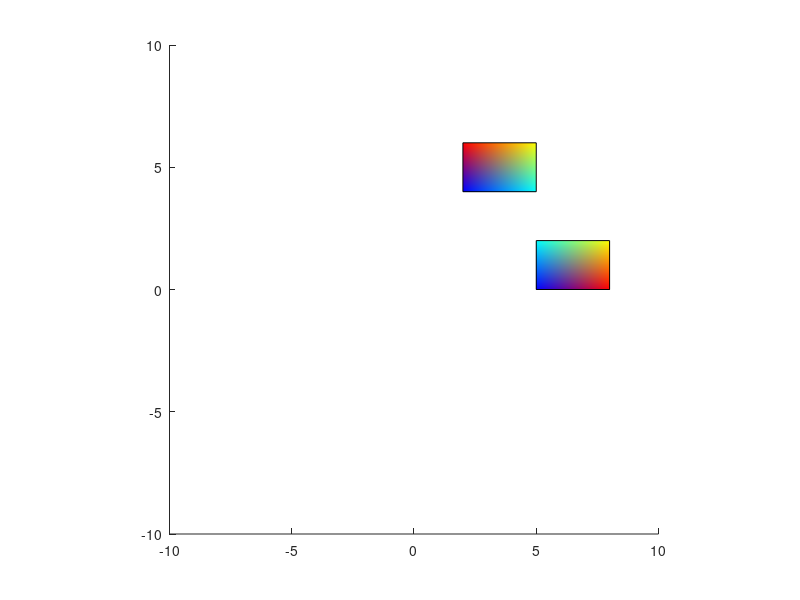

Write the MATLAB code that produced this figure. (Note: this script raises an error after producing the figure.)
% Example script for GJK function
%   Animates two objects on a collision course and terminates animation
%   when they hit each other. Loads vertex and face data from
%   SampleShapeData.m. See the comments of GJK.m for more information
%
%   Most of this script just sets up the animation and transformations of
%   the shapes. The only key line is:
%   collisionFlag = GJK(S1Obj,S2Obj,iterationsAllowed)
%
%   Matthew Sheen, 2016
clc;clear all;close all

%How many iterations to allow for collision detection.
iterationsAllowed = 6/2;

% Make a figure
fig = figure;
hold on

% Load sample vertex and face data for two convex polyhedra
% SampleShapeData;

% Make shape 1
clear S1
S1.Vertices = [2 4; 5 4; 5 6; 2 6];
S1.Faces = [1 2 3 4];
% % % S1.Vertices = [2 1 0; 6 1 0; 6 6 0; 2 6 0; 2 1 2; 6 1 2; 6 6 2; 2 6 2];
% % % S1.Faces = [1 2 3 4; 1 2 6 5; 2 3 7 6; 3 4 8 7; 4 1 5 8; 5 6 7 8];
S1.FaceVertexCData = jet(size(S1.Vertices,1));
S1.FaceColor = 'interp';
S1Obj = patch(S1);

%[xData,yData,zData] = getXYZData(S1.Faces',S1.Vertices);
% if xData~=S1Obj.XData || yData~=S1Obj.YData || zData~=S1Obj.ZData
%     error('get wrong')
% end

% Make shape 2
clear S2
S2.Vertices = [5 0; 5 2; 8 2; 8 0];
S2.Faces = [1 2 3 4];
% % % S2.Vertices = [5 0 0; 5 2 0; 8 2 0; 8 0 0; 5 0 2; 5 2 2; 8 2 2; 8 0 2];
% % % S2.Faces = [1 2 3 4; 1 2 6 5; 2 3 7 6; 3 4 8 7; 4 1 5 8; 5 6 7 8];
S2.FaceVertexCData = jet(size(S2.Vertices,1));
S2.FaceColor = 'interp';
S2Obj = patch(S2);

%[xData,yData,zData] = getXYZData(S2.Faces',S2.Vertices);
% if xData~=S2Obj.XData || yData~=S2Obj.YData || zData~=S2Obj.ZData
%     error('get wrong')
% end
% Do collision detection
% collisionFlag = GJK(S1Obj,S2Obj,iterationsAllowed);

hold off
axis equal
axis([-10 10 -10 10])
fig.Children.Visible = 'off'; % Turn off the axis for more pleasant viewing.
fig.Color = [1 1 1];
rotate3d on;


%Move them through space arbitrarily.
S1Coords = S1Obj.Vertices;
S2Coords = S2Obj.Vertices;

S1Rot = eye(3,3); % Accumulate angle changes

% Make a random rotation matix to rotate shape 1 by every step
S1Angs = 0.1*rand(3,1); % Euler angles
S1Angs(1) =0;
S1Angs(2) =0;
sang1 = sin(S1Angs);
cang1 = cos(S1Angs);
cx = cang1(1); cy = cang1(2); cz = cang1(3);
sx = sang1(1); sy = sang1(2);  sz = sang1(3);

S1RotDiff = ...
    [          cy*cz,          cy*sz,            -sy
    sy*sx*cz-sz*cx, sy*sx*sz+cz*cx,          cy*sx
    sy*cx*cz+sz*sx, sy*cx*sz-cz*sx,          cy*cx];

S2Rot = eye(3,3);

% Make a random rotation matix to rotate shape 2 by every step
S2Angs = 0.1*rand(3,1); % Euler angles
S2Angs(1) =0;
S2Angs(2) =0;
sang2 = sin(S2Angs);
cang2 = cos(S2Angs);
cx = cang2(1); cy = cang2(2); cz = cang2(3);
sx = sang2(1); sy = sang2(2); sz = sang2(3);

S2RotDiff = ...
    [          cy*cz,          cy*sz,            -sy
    sy*sx*cz-sz*cx, sy*sx*sz+cz*cx,          cy*sx
    sy*cx*cz+sz*sx, sy*cx*sz-cz*sx,          cy*cx];


% Animation loop. Terminates on collision.
end_cond = -3;
for i = 3:-0.01:end_cond
    S1Rot = S1RotDiff*S1Rot;
    S2Rot = S2RotDiff*S2Rot;
    
    S1Obj.Vertices = ((S1Rot*S1Coords') + [3,  i, 0]'*ones(1,size(S1Coords,1)))';
    S2Obj.Vertices = ((S2Rot*S2Coords') + [4, -i, 0]'*ones(1,size(S2Coords,1)))';
    
    % Do collision detection
    collisionFlag = GJK(S1Obj,S2Obj,iterationsAllowed);
    
    drawnow;
    
    if collisionFlag
        t = text(3,3,3,'Collision!','FontSize',30);
        break;
    end
end
